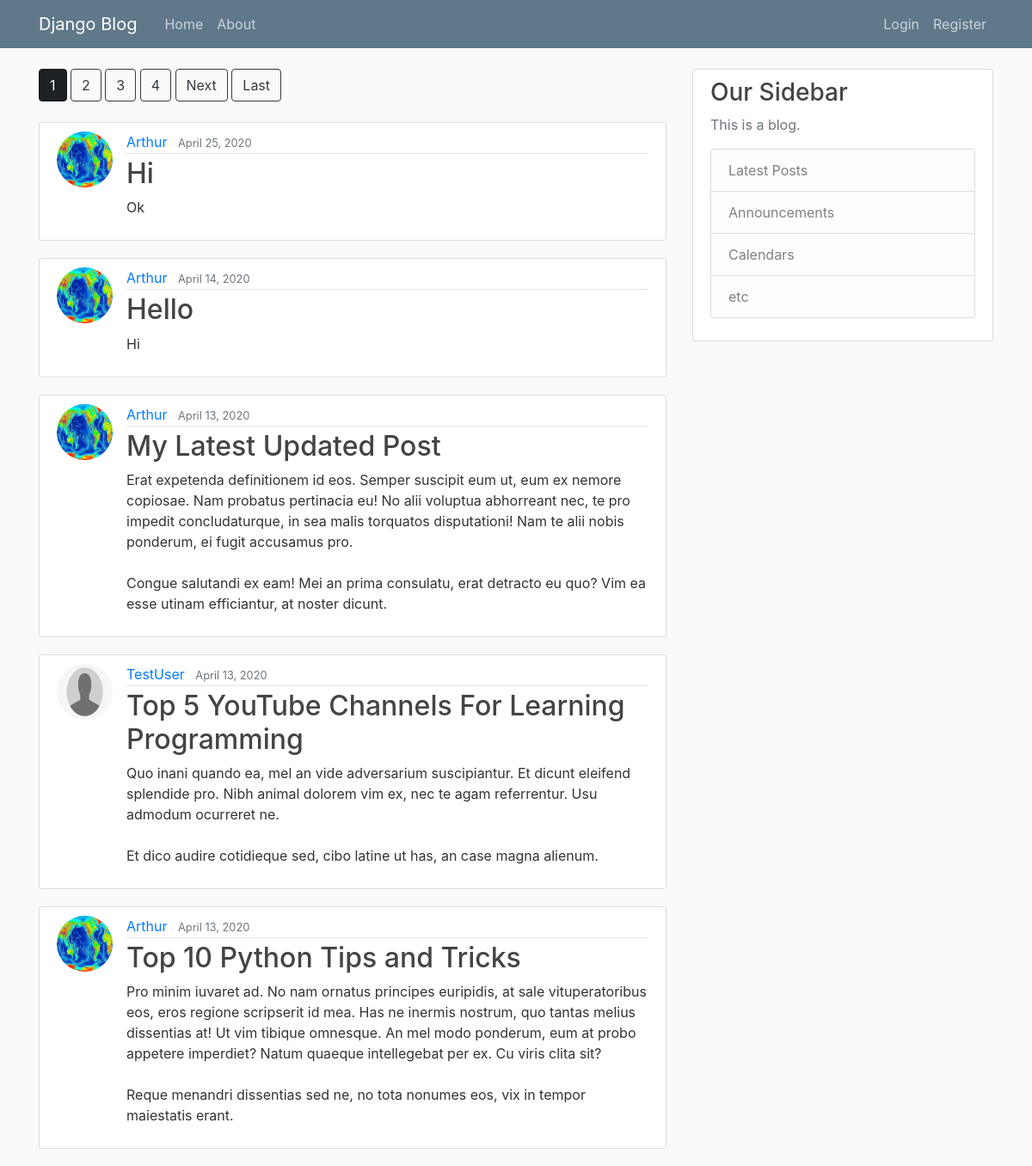
The page / on the database its author committed.
### webapp/models.py (models this page shows, shortened)
class Post(models.Model):
    title = models.CharField(max_length=50)
    content = models.TextField(max_length=300)
    date = models.DateTimeField(default=timezone.now)
    author = models.ForeignKey(User, on_delete=models.CASCADE)

### users/models.py (models this page shows, shortened)
class Profile(models.Model):
    user = models.OneToOneField(User, on_delete=models.CASCADE,)
    image = models.ImageField(default='default.jpg', upload_to='profile_pics')

### webapp/views.py (the view)
# urls.py: path("", PostListView.as_view(), name="home"),
class PostListView(ListView):
    model = Post
    template_name = 'webapp/home.html'
    context_object_name = 'posts'
    ordering = ['-date']
    paginate_by = 5

### webapp/templates/webapp/home.html (shortened to what this page needs)
{% extends "webapp/base.html" %}
{% block content %}
    <div>
        {% if is_paginated %}
        {% for num in page_obj.paginator.page_range %}
            {% if page_obj.number == num %}
                <a class="btn btn-dark text-white mb-4 active" href="?page={{ num }}">{{ num }}</a>
            {% elif num > page_obj.number|add:'-4' and num < page_obj.number|add:'4' %}
                <a class="btn btn-outline-dark mb-4" href="?page={{ num }}">{{ num }}</a>
            {% endif %}
        {% endfor %}
        {% if page_obj.has_next %}
            <a class="btn btn-outline-dark mb-4" href="?page={{ page_obj.next_page_number }}">Next</a>
            <a class="btn btn-outline-dark mb-4" href="?page={{ page_obj.paginator.num_pages }}">Last</a>
        {% endif %}
    {% endif %}
    </div>
    {% for post in posts %}
        <article class="media content-section">
            <img class="rounded-circle article-img" src="{{ post.author.profile.image.url }}">
            <div class="media-body">
                <div class="article-metadata">
                    <a class="mr-2" href="{% url 'webapp:user-posts' post.author.username %}">{{ post.author }}</a>
                    <small class="text-muted">{{ post.date|date:"F d, Y" }}</small>
                </div>
                <h2><a class="article-title" href="/post/{{ post.id }}/">{{ post.title }}</a></h2>
                <p class="article-content">{{ post.content }}</p>
            </div>
        </article>
    {% endfor %}
{% endblock content %}

### webapp/templates/webapp/base.html (shortened to what this page needs)
{% load static from static %}
<!DOCTYPE html>
<html lang="en">
<head>
    <link rel="stylesheet" href="https://stackpath.bootstrapcdn.com/bootstrap/4.4.1/css/bootstrap.min.css">
    <link rel="stylesheet" type="text/css" href="{% static 'webapp/main.css' %}">
</head>
<body>
    <header class="site-header">
        <nav class="navbar navbar-expand-md navbar-dark bg-steel fixed-top">
          <div class="container">
            <a class="navbar-brand mr-4" href="{% url 'webapp:home' %}">Django Blog</a>
            <div class="collapse navbar-collapse" id="navbarToggle">
              <div class="navbar-nav mr-auto">
                <a class="nav-item nav-link" href="{% url 'webapp:home' %}">Home</a>
                <a class="nav-item nav-link" href="{% url 'webapp:about' %}">About</a>
              </div>
              <div class="navbar-nav">
                {% if user.is_authenticated %}
                <a class="nav-item nav-link" href="{% url 'webapp:post-create' %}">New Post</a>
                <a class="nav-item nav-link" href="{% url 'profile' %}">Profile</a>
                <a class="nav-item nav-link" href="{% url 'logout' %}">Logout</a>
                {% else %}
                <a class="nav-item nav-link" href="{% url 'login' %}">Login</a>
                <a class="nav-item nav-link" href="{% url 'register' %}">Register</a>
                {% endif %}
              </div>
            </div>
          </div>
        </nav>
      </header>
      <main role="main" class="container">
        <div class="row">
          <div class="col-md-8">
            {% block content %}{% endblock %}
          </div>
          <div class="col-md-4">
            <div class="content-section">
              <h3>Our Sidebar</h3>
              <p class='text-muted'>This is a blog.
                <ul class="list-group">
                  <li class="list-group-item list-group-item-light">Latest Posts</li>
                  <li class="list-group-item list-group-item-light">Announcements</li>
                  <li class="list-group-item list-group-item-light">Calendars</li>
                  <li class="list-group-item list-group-item-light">etc</li>
                </ul>
              </p>
            </div>
          </div>
        </div>
      </main>
</body>
</html>

### webapp/static/webapp/main.css (style rules this page uses)
body { background: rgb(250, 250, 250); color: rgb(51, 51, 51); margin-top: 5rem; }
h1, h2, h3, h4, h5, h6 { color: rgb(68, 68, 68); }
ul { margin: 0; }
.bg-steel { background-color: rgb(95, 120, 138); }
.site-header .navbar-nav .nav-link { color: rgb(203, 213, 219); }
.content-section { background: rgb(255, 255, 255); padding: 10px 20px; border: 1px solid rgb(221, 221, 221); border-radius: 3px; margin-bottom: 20px; }
.article-title { color: rgb(68, 68, 68); }
.article-content { white-space: pre-line; }
.article-img { height: 65px; width: 65px; margin-right: 16px; }
.article-metadata { padding-bottom: 1px; margin-bottom: 4px; border-bottom: 1px solid rgb(227, 227, 227) }

### rows shown on the page
Post: author.profile.image (picture), author "Arthur", date "April 25, 2020", title "Hi", content "Ok"
Post: author.profile.image (picture), author "Arthur", date "April 14, 2020", title "Hello", content "Hi"
Post: author.profile.image (picture), author "Arthur", date "April 13, 2020", title "My Latest Updated Post", content "Erat expetenda definitionem id eos. Semper suscipit eum ut, eum ex nemore copiosae. Nam probatus pertinacia eu! No alii voluptua abhorreant nec, te pro impedit concludaturque, in sea malis torquatos disputationi! Nam te alii nobis ponderum, ei fugit accusamus pro. Congue salutandi ex eam! Mei an prima consulatu, erat detracto eu quo? Vim ea esse utinam efficiantur, at noster dicunt."
Post: author.profile.image (placeholder picture), author "TestUser", date "April 13, 2020", title "Top 5 YouTube Channels For Learning Programming", content "Quo inani quando ea, mel an vide adversarium suscipiantur. Et dicunt eleifend splendide pro. Nibh animal dolorem vim ex, nec te agam referrentur. Usu admodum ocurreret ne. Et dico audire cotidieque sed, cibo latine ut has, an case magna alienum."
Post: author.profile.image (picture), author "Arthur", date "April 13, 2020", title "Top 10 Python Tips and Tricks", content "Pro minim iuvaret ad. No nam ornatus principes euripidis, at sale vituperatoribus eos, eros regione scripserit id mea. Has ne inermis nostrum, quo tantas melius dissentias at! Ut vim tibique omnesque. An mel modo ponderum, eum at probo appetere imperdiet? Natum quaeque intellegebat per ex. Cu viris clita sit? Reque menandri dissentias sed ne, no tota nonumes eos, vix in tempor maiestatis erant."

### other values the page prints
{{ num }} "1"
{{ num }} "2" "3" "4"
